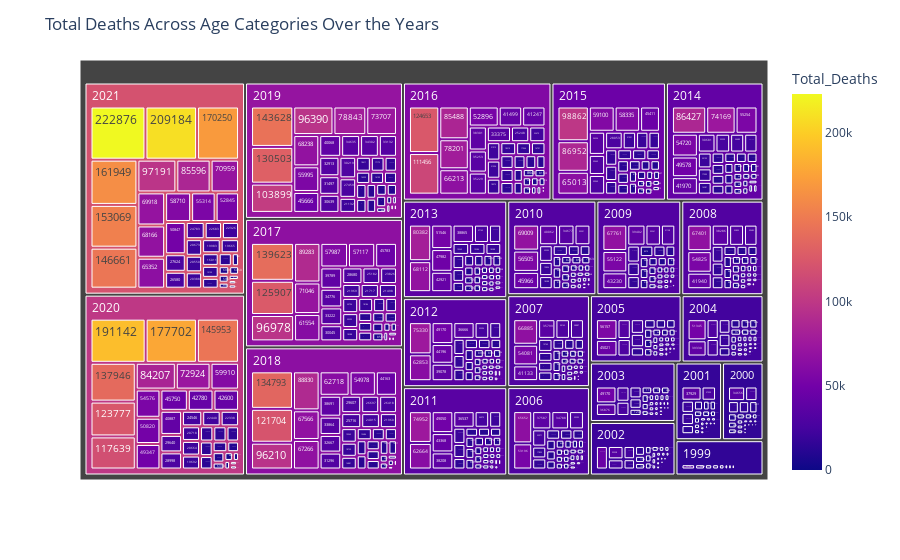

The code cell stored with this chart in its notebook:
### Code cell
# Calculate the total deaths for each year
sorted_deaths['Total_Deaths'] = sorted_deaths.iloc[:, 4:].sum(axis=1)

# Create a Treemap
fig = px.treemap(sorted_deaths, path=['Year', 'Total_Deaths'], values='Total_Deaths',
                 color='Total_Deaths', hover_data=['Year'])
fig.update_layout(title='Total Deaths Across Age Categories Over the Years')
fig.show()

### Figure 1 — Plotly figure (JSON) as saved in the notebook; plotly's stock layout.template omitted (floating-point values rounded to 4 significant figures; data arrays with more than 128 entries replaced by an {"elided": "..."} marker saying what was removed)
{"data": [{"branchvalues": "total", "customdata": {"elided": "941x2 float values"}, "domain": {"x": [0, 1], "y": [0, 1]}, "hovertemplate": "labels=%{label}<br>Total_Deaths_sum=%{value}<br>parent=%{parent}<br>id=%{id}<br>Year=%{customdata[0]}<br>Total_Deaths=%{color}<extra></extra>", "ids": {"elided": "941 str values"}, "labels": {"elided": "941 str values"}, "marker": {"coloraxis": "coloraxis", "colors": {"elided": "941 float values"}}, "name": "", "parents": {"elided": "941 str values"}, "type": "treemap", "values": {"elided": "941 int values"}}], "layout": {"coloraxis": {"colorbar": {"title": {"text": "Total_Deaths"}}, "colorscale": [[0, "#0d0887"], [0.1111, "#46039f"], [0.2222, "#7201a8"], [0.3333, "#9c179e"], [0.4444, "#bd3786"], [0.5556, "#d8576b"], [0.6667, "#ed7953"], [0.7778, "#fb9f3a"], [0.8889, "#fdca26"], [1, "#f0f921"]]}, "legend": {"tracegroupgap": 0}, "margin": {"t": 60}, "title": {"text": "Total Deaths Across Age Categories Over the Years"}}}
